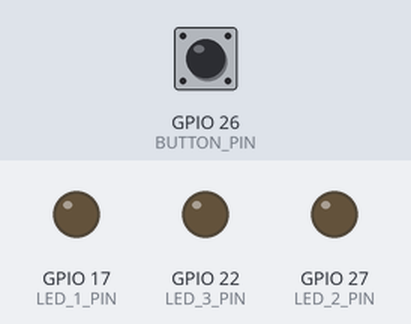
The program below on a simulated Raspberry Pi (BCM pin numbers). Parts: output pins drawn as LEDs (lit = HIGH). The inputs (shaded band) are chosen by the test bench; at power-on: GPIO 26 (BUTTON_PIN) LOW.

Above: at 1.2 s.
1.3 s: GPIO 26 (BUTTON_PIN) pulled HIGH for 0.15 s
At 2.4 s:
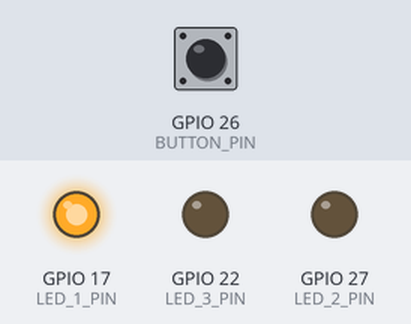
2.9 s: GPIO 26 (BUTTON_PIN) pulled HIGH for 1 s
At 3.7 s:
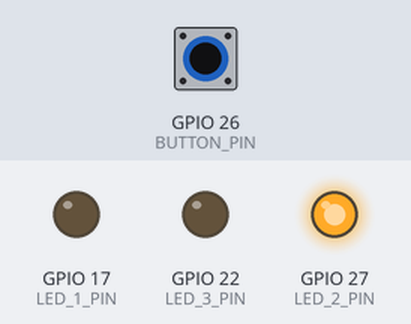
5.4 s: GPIO 26 (BUTTON_PIN) pulled HIGH for 0.15 s
At 5.7 s:
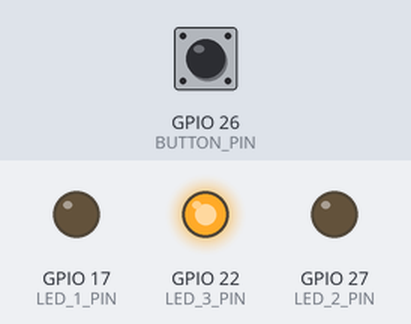
7.0 s: GPIO 26 (BUTTON_PIN) pulled HIGH for 3.2 s
At 8.2 s:
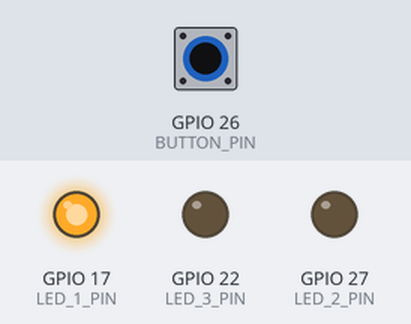
Timing chart, 0 to 10.0 s (numbered marks = the images above; inputs shaded):
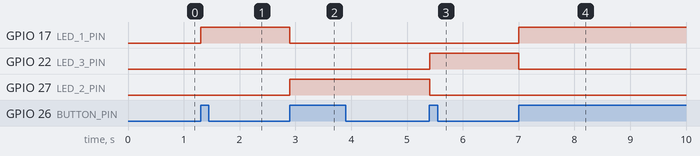

Measured:
- after the input at 1.3 s, GPIO 17 (LED_1_PIN): LOW → HIGH at once
- after the input at 2.9 s, GPIO 17 (LED_1_PIN): HIGH → LOW at once; GPIO 27 (LED_2_PIN): LOW → HIGH at once
- after the input at 5.4 s, GPIO 22 (LED_3_PIN): LOW → HIGH at once; GPIO 27 (LED_2_PIN): HIGH → LOW at once
- after the input at 7.0 s, GPIO 17 (LED_1_PIN): LOW → HIGH at once; GPIO 22 (LED_3_PIN): HIGH → LOW at once

The program:

activity_06.py
```python
import RPi.GPIO as GPIO
import time

LED_1_PIN = 17
LED_2_PIN = 27
LED_3_PIN = 22
BUTTON_PIN = 26

GPIO.setmode(GPIO.BCM)
GPIO.setup(LED_1_PIN, GPIO.OUT)
GPIO.setup(LED_2_PIN, GPIO.OUT)
GPIO.setup(LED_3_PIN, GPIO.OUT)
GPIO.setup(BUTTON_PIN, GPIO.IN)

GPIO.output(LED_1_PIN, GPIO.LOW)
GPIO.output(LED_2_PIN, GPIO.LOW)
GPIO.output(LED_3_PIN, GPIO.LOW)

previous_button_state = GPIO.input(BUTTON_PIN)
lex_index = 0
while True:
    time.sleep(0.01)
    button_state = GPIO.input(BUTTON_PIN)
    if button_state != previous_button_state:
        previous_button_state = button_state
        if button_state == GPIO.HIGH:
            if lex_index == 0:
                lex_index = 1
                GPIO.output(LED_1_PIN, GPIO.HIGH)
                GPIO.output(LED_2_PIN, GPIO.LOW)
                GPIO.output(LED_3_PIN, GPIO.LOW)
            elif lex_index == 1:
                lex_index = 2
                GPIO.output(LED_1_PIN, GPIO.LOW)
                GPIO.output(LED_2_PIN, GPIO.HIGH)
                GPIO.output(LED_3_PIN, GPIO.LOW)
            else:
                lex_index = 0
                GPIO.output(LED_1_PIN, GPIO.LOW)
                GPIO.output(LED_2_PIN, GPIO.LOW)
                GPIO.output(LED_3_PIN, GPIO.HIGH)


GPIO.cleanup()
```
